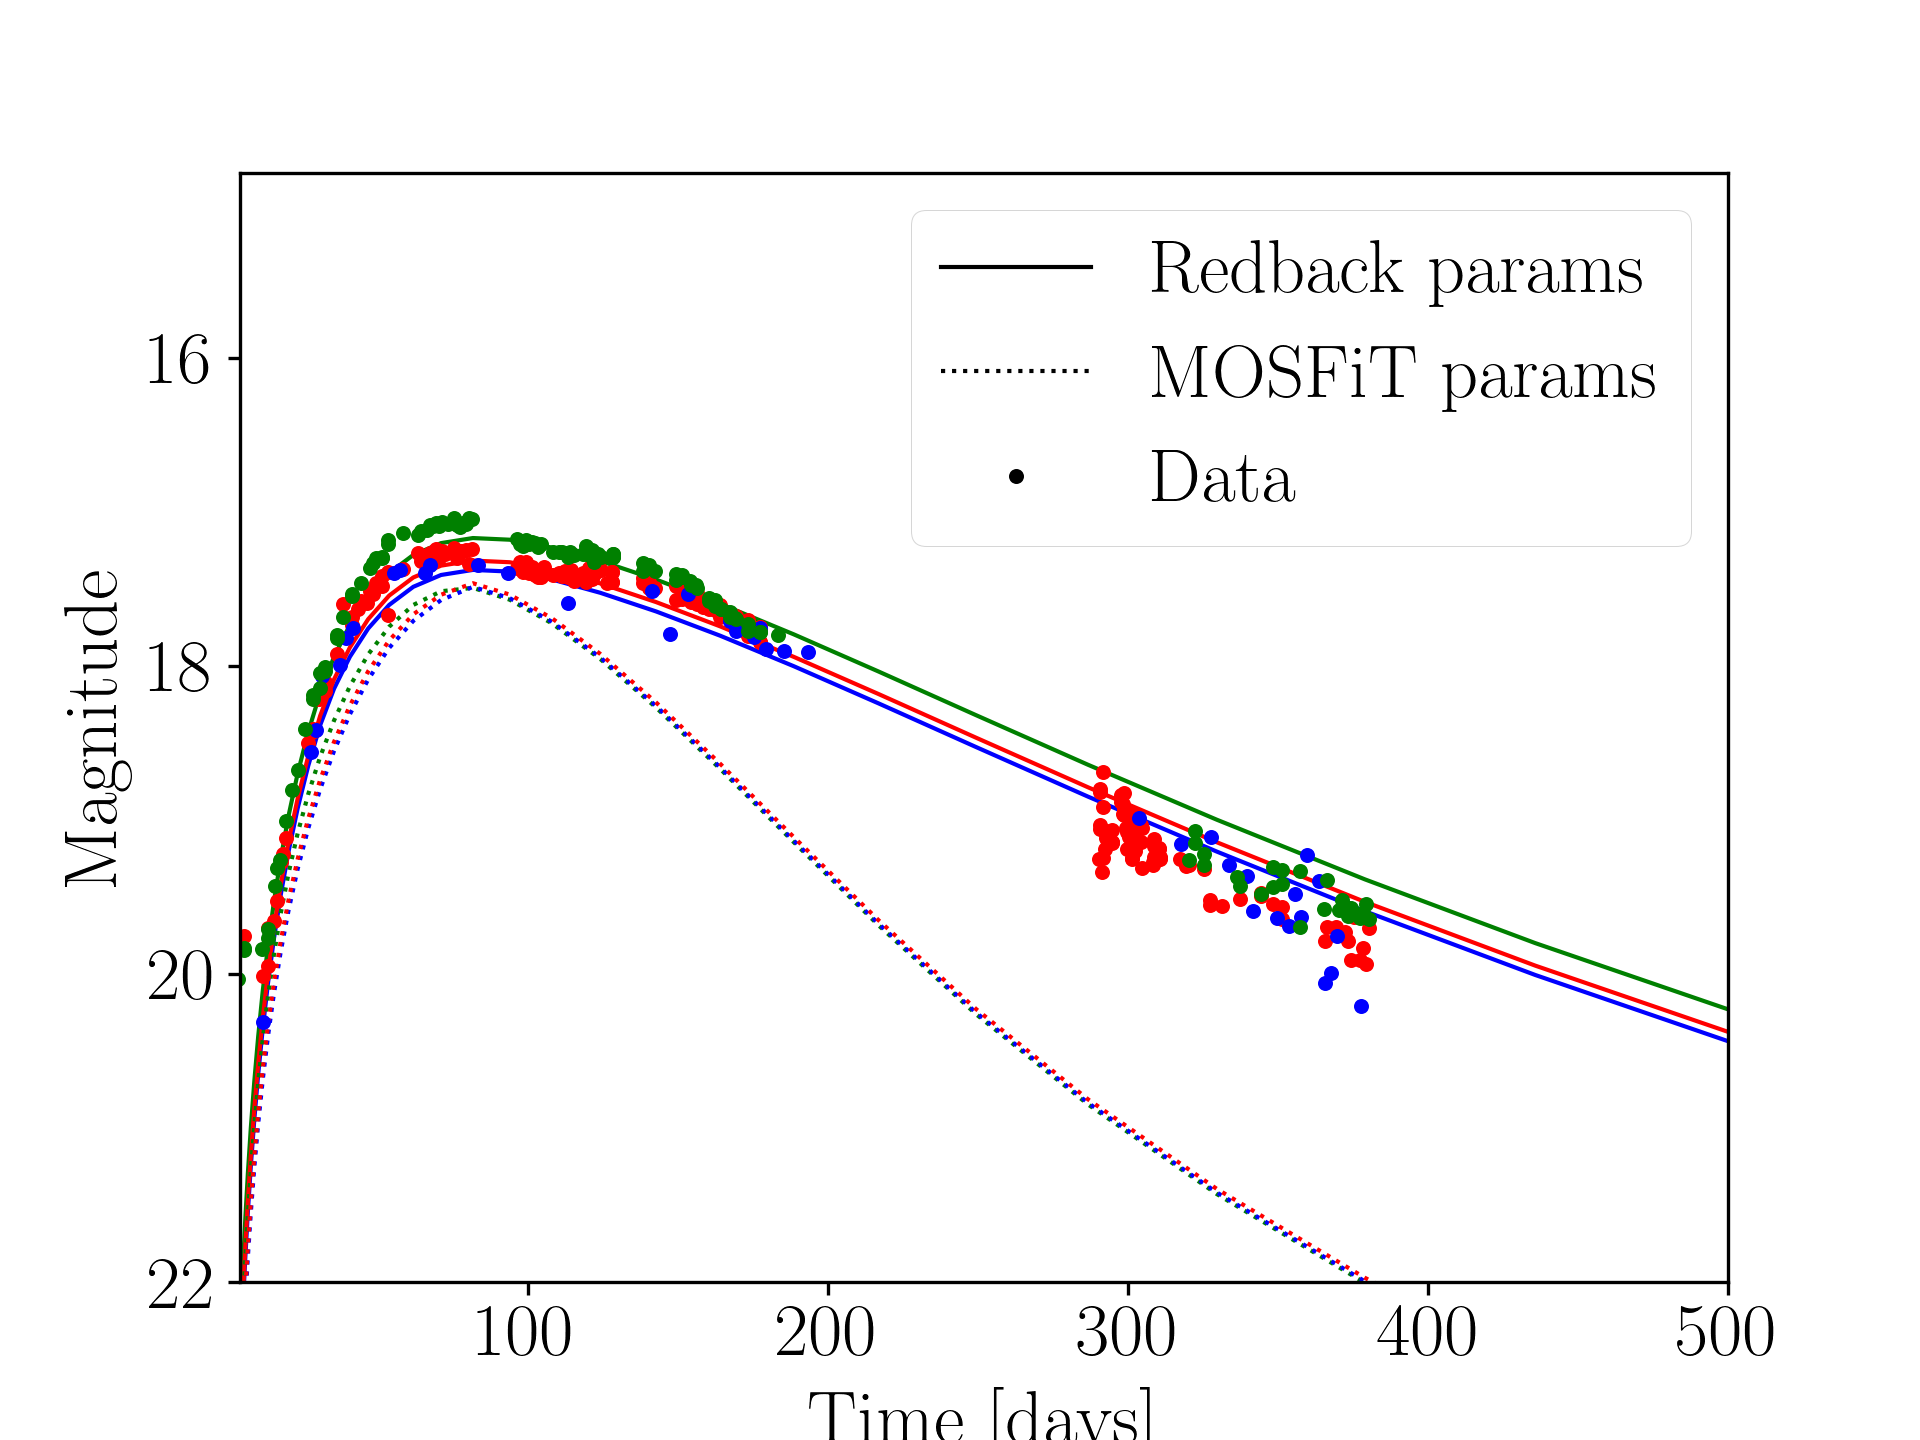

Reproduce this figure in Python.
import redback 
import pandas as pd
from bilby.core.prior import Uniform, Gaussian, PriorDict
import numpy as np
import matplotlib
import matplotlib.pyplot as plt
from redback.constants import day_to_s
from redback.model_library import all_models_dict

#ZTF20acphdcg/SN2020znr

#import data from csv file
sne = 'ZTF20acphdcg'
data = pd.read_csv('ZTF20acphdcg_atlas_ztf_mosfit.csv')
data = data.sort_values(by='time')

#structure the data
data['band'].iloc[data['band'] == "sdssr"] = 'r'
data['band'].iloc[data['band'] == "sdssg"] = 'g'
data=data[data['band']!='c']
time_d = data['time'].values
magnitude = data['magnitude'].values
magnitude_err = data['e_magnitude'].values
bands = data['band'].values
fd=redback.utils.calc_flux_density_from_ABmag(magnitude).value
fde=redback.utils.calc_flux_density_error(magnitude, magnitude_err, reference_flux = 3631, magnitude_system='AB')

#data = redback.get_data.get_supernova_data_from_open_transient_catalog_data(transient=sne)
#data[data['band']=='i']

#plot to check data
data_mode = 'flux_density'
sn_obj = redback.supernova.Supernova(name=sne, data_mode=data_mode, time_mjd=time_d, flux_density=fd,
                                     flux_density_err=fde, bands=bands, use_phase_model=True)
#ax = sn_obj.plot_data()

#model = 't0_base_model'
model = 'slsn'
function = all_models_dict[model]
time_sim = np.logspace(2, 8, 100)/day_to_s
redshift=0.1

rb_p0=2.34
rb_bp=0.30
rb_mns=1.65
rb_tpb=0.66
rb_mej=1.13
rb_vej=6735
rb_kappa=1.05
rb_kg=0.34
rb_tf=13173
rb_t0=59152

mf_p0=2.80
mf_bp=0.51
mf_mns=1.68
mf_tpb=1.57
mf_mej=21.4
mf_vej=5560
mf_kappa=0.19
mf_kg=2e-3
mf_tf=10000
mf_t0=59149

rb_g=function(time_sim, redshift, p0=rb_p0, bp=rb_bp, mass_ns=rb_mns, theta_pb=rb_tpb, mej=rb_mej, vej=rb_vej, kappa=rb_kappa, kappa_gamma=rb_kg, temperature_floor=rb_tf, frequency=redback.utils.bands_to_frequency('g')[0], output_format='magnitude')
rb_o=function(time_sim, redshift, p0=rb_p0, bp=rb_bp, mass_ns=rb_mns, theta_pb=rb_tpb, mej=rb_mej, vej=rb_vej, kappa=rb_kappa, kappa_gamma=rb_kg, temperature_floor=rb_tf, frequency=redback.utils.bands_to_frequency('o')[0], output_format='magnitude')
rb_r=function(time_sim, redshift, p0=rb_p0, bp=rb_bp, mass_ns=rb_mns, theta_pb=rb_tpb, mej=rb_mej, vej=rb_vej, kappa=rb_kappa, kappa_gamma=rb_kg, temperature_floor=rb_tf, frequency=redback.utils.bands_to_frequency('r')[0], output_format='magnitude')

mf_g=function(time_sim, redshift, p0=mf_p0, bp=mf_bp, mass_ns=mf_mns, theta_pb=mf_tpb, mej=mf_mej, vej=mf_vej, kappa=mf_kappa, kappa_gamma=mf_kg, temperature_floor=mf_tf, frequency=redback.utils.bands_to_frequency('g')[0], output_format='magnitude')
mf_o=function(time_sim, redshift, p0=mf_p0, bp=mf_bp, mass_ns=mf_mns, theta_pb=mf_tpb, mej=mf_mej, vej=mf_vej, kappa=mf_kappa, kappa_gamma=mf_kg, temperature_floor=mf_tf, frequency=redback.utils.bands_to_frequency('o')[0], output_format='magnitude')
mf_r=function(time_sim, redshift, p0=mf_p0, bp=mf_bp, mass_ns=mf_mns, theta_pb=mf_tpb, mej=mf_mej, vej=mf_vej, kappa=mf_kappa, kappa_gamma=mf_kg, temperature_floor=mf_tf, frequency=redback.utils.bands_to_frequency('r')[0], output_format='magnitude')

plt.plot(time_sim, rb_g, 'g-')
plt.plot(time_sim, rb_o, 'b-')
plt.plot(time_sim, rb_r, 'r-')

plt.plot(time_sim, mf_g, 'g:')
plt.plot(time_sim, mf_o, 'b:')
plt.plot(time_sim, mf_r, 'r:')

rind=np.where(bands == 'r')[0]
oind=np.where(bands == 'o')[0]
gind=np.where(bands == 'g')[0]

plt.errorbar(time_d[rind]-rb_t0, magnitude[rind], magnitude_err[rind],linewidth=0,marker='o',c='r')
plt.errorbar(time_d[oind]-rb_t0, magnitude[oind], magnitude_err[oind],linewidth=0,marker='o',c='b')
plt.errorbar(time_d[gind]-rb_t0, magnitude[gind], magnitude_err[gind],linewidth=0,marker='o',c='g')

plt.plot([1,1],[1,1],'k-',label='Redback params')
plt.plot([1,1],[1,1],'k:',label='MOSFiT params')
plt.errorbar([1,1],[1,1],[1,1],linewidth=0,marker='o',c='k',label='Data')

plt.xlabel('Time [days]')
plt.ylabel('Magnitude')
plt.xlim(4,500)
plt.ylim(22,14.8)
plt.legend()
plt.savefig('modelcomp.png')
plt.show()

sne = "SN1998bw" #I, R, V, B data
data = redback.get_data.get_supernova_data_from_open_transient_catalog_data(sne)
time_d = data['time'].values
magnitude = data['magnitude'].values
magnitude_err = data['e_magnitude'].values
bands = data['band'].values

data_mode = 'magnitude'
sn_obj = redback.supernova.Supernova(name=sne, data_mode=data_mode, time_mjd=time_d, magnitude=magnitude,
                                     magnitude_err=magnitude_err, bands=bands, use_phase_model=True)
#ax = sn_obj.plot_data()
model = 'arnett'
function = all_models_dict[model]
time_sim = np.logspace(2, 8, 100)/day_to_s
redshift=0.01

mf_fni=10**(-0.04)
mf_mej=10**(-0.13)
mf_vej=10**4.11
mf_kappa=0.2
mf_kg=0.1
mf_tf=10**(3.71)
mf_t0=50940
kwargs={}
#kwargs['interaction_process']=None

mf_I=function(time_sim, redshift, f_nickel=mf_fni, mej=mf_mej, vej=mf_vej, kappa=mf_kappa, kappa_gamma=mf_kg, frequency=redback.utils.bands_to_frequency('I')[0], output_format='magnitude', temperature_floor=mf_tf)#, , 
mf_R=function(time_sim, redshift, f_nickel=mf_fni, frequency=redback.utils.bands_to_frequency('R')[0], output_format='magnitude', **kwargs)#, mej=mf_mej, vej=mf_vej, kappa=mf_kappa, kappa_gamma=mf_kg, temperature_floor=mf_tf
mf_V=function(time_sim, redshift, f_nickel=mf_fni, frequency=redback.utils.bands_to_frequency('V')[0], output_format='magnitude', **kwargs)#, mej=mf_mej, temperature_floor=mf_tf, vej=mf_vej, kappa=mf_kappa, kappa_gamma=mf_kg
mf_B=function(time_sim, redshift, f_nickel=mf_fni, frequency=redback.utils.bands_to_frequency('B')[0], output_format='magnitude', **kwargs)#, mej=mf_mej, temperature_floor=mf_tf, vej=mf_vej, kappa=mf_kappa, kappa_gamma=mf_kg

plt.plot(time_sim, mf_I, 'r-')
plt.plot(time_sim, mf_R, 'y-')
plt.plot(time_sim, mf_V, 'g-')
plt.plot(time_sim, mf_B, 'b-')

Iind=np.where(bands == 'I')[0]
Rind=np.where(bands == 'R')[0]
Vind=np.where(bands == 'V')[0]
Bind=np.where(bands == 'B')[0]

plt.errorbar(time_d[Iind]-mf_t0, magnitude[Iind], magnitude_err[Iind],linewidth=0,marker='o',c='r')
plt.errorbar(time_d[Rind]-mf_t0, magnitude[Rind], magnitude_err[Rind],linewidth=0,marker='o',c='y')
plt.errorbar(time_d[Vind]-mf_t0, magnitude[Vind], magnitude_err[Vind],linewidth=0,marker='o',c='g')
plt.errorbar(time_d[Bind]-mf_t0, magnitude[Bind], magnitude_err[Bind],linewidth=0,marker='o',c='b')

plt.plot([1,1],[1,1],'k-',label='MOSFiT params')
plt.errorbar([1,1],[1,1],[1,1],linewidth=0,marker='o',c='k',label='Data')

plt.xlabel('Time [days]')
plt.ylabel('Magnitude')
plt.xlim(0,200)
plt.ylim(22,14)
plt.legend()
plt.savefig('modeltest_arnett.png')
plt.show()
